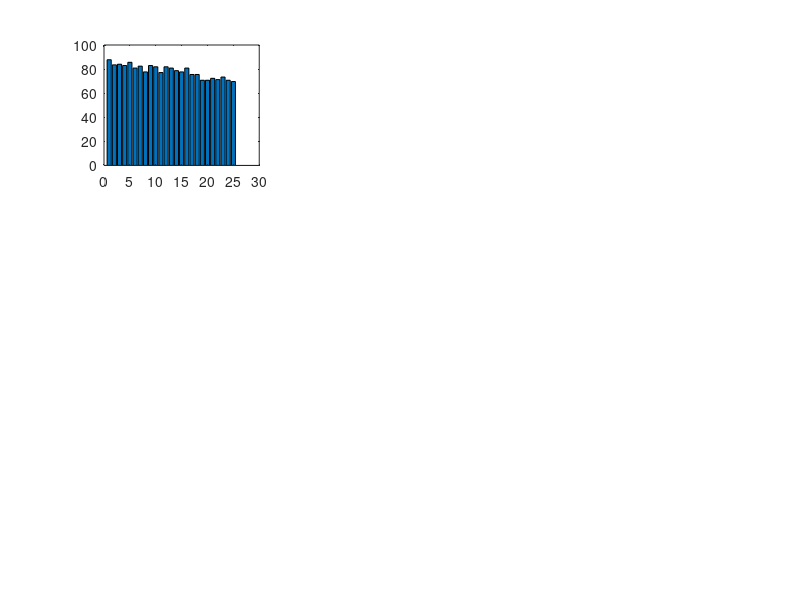

The MATLAB source for this figure: (Note: this script raises an error after producing the figure.)
% title("ON Events")
% title("OFF Events")
% title("ON/OFF Events")
% title("Number of Events") 
% title("Events Duration") 
% title("X Mean")
% title("Y Mean") 
% title("X Stdv")
% title("Y Stdv")

figure(2);

% ONEventC
subplot(3,3,1)
results = [87.7659574468085;83.5106382978724;84.0425531914894;82.9787234042553;85.6382978723404;80.8510638297872;82.4468085106383;77.6595744680851;82.9787234042553;81.9148936170213;77.1276595744681;81.9148936170213;80.8510638297872;78.7234042553192;77.6595744680851;80.8510638297872;75.5319148936170;75.5319148936170;70.7446808510638;70.7446808510638;72.3404255319149;71.2765957446809;73.4042553191489;70.7446808510638;69.6808510638298]';
% results = results*100;
bar(results); hold on
yl = yline(100/3,'--','Chance 33.33 %','fontsize',11,'LineWidth',3);
yl.LabelHorizontalAlignment = 'right';
yl.LabelVerticalAlignment = 'middle';
yl.Color = [.1 0 .40];
% yline(50);
str={'k=1','k=3','k=5','k=7','k=9','k=11','k=13','k=15','k=17','k=19','k=21','k=23','k=25'...
    ,'k=27','k=29','k=31','k=33','k=35','k=37','k=39','k=41','k=43','k=45','k=47','k=49'};
set(gca, 'XTickLabel',str, 'XTick',1:numel(str),'fontsize',10, 'YGrid', 'on', 'XGrid', 'off')
xlabel("K value");
ylabel("Accuracy (% Correct)");
title("ON Events")
xtickangle(45)
xlim([0 35])
ylim([0 110])

% OFF Events
subplot(3,3,2)
results = [56.3829787234043;51.0638297872340;51.0638297872340;51.0638297872340;50.5319148936170;50.5319148936170;52.1276595744681;50.5319148936170;50;50;50.5319148936170;49.4680851063830;49.4680851063830;49.4680851063830;50;50;50.5319148936170;50;49.4680851063830;49.4680851063830;50;50;49.4680851063830;49.4680851063830;50]';
% results = results*100;
bar(results); hold on
yl = yline(100/3,'--','Chance 33.33 %','fontsize',11,'LineWidth',3);yl.LabelHorizontalAlignment = 'right';
yl.LabelVerticalAlignment = 'middle';
yl.Color = [.1 0 .40];
% yline(50);
str={'k=1','k=3','k=5','k=7','k=9','k=11','k=13','k=15','k=17','k=19','k=21','k=23','k=25'...
    ,'k=27','k=29','k=31','k=33','k=35','k=37','k=39','k=41','k=43','k=45','k=47','k=49'};
set(gca, 'XTickLabel',str, 'XTick',1:numel(str),'fontsize',8, 'YGrid', 'on', 'XGrid', 'off')
xlabel("K value");
ylabel("Accuracy (% Correct)");
title("OFF Events")
xtickangle(45)
xlim([0 35])
ylim([0 110])

% ONOFFRatioC 
subplot(3,3,3)
results = [99.4680851063830;99.4680851063830;99.4680851063830;99.4680851063830;99.4680851063830;99.4680851063830;99.4680851063830;99.4680851063830;99.4680851063830;99.4680851063830;99.4680851063830;99.4680851063830;99.4680851063830;99.4680851063830;99.4680851063830;99.4680851063830;99.4680851063830;99.4680851063830;99.4680851063830;99.4680851063830;99.4680851063830;99.4680851063830;99.4680851063830;99.4680851063830;99.4680851063830]';
results = results*100;
bar(results); hold on
yl = yline(100/3,'--','Chance 33.33 %','fontsize',11,'LineWidth',3);yl.LabelHorizontalAlignment = 'right';
yl.LabelVerticalAlignment = 'middle';
yl.Color = [.1 0 .40];
% yline(50);
str={'k=1','k=3','k=5','k=7','k=9','k=11','k=13','k=15','k=17','k=19','k=21','k=23','k=25'...
    ,'k=27','k=29','k=31','k=33','k=35','k=37','k=39','k=41','k=43','k=45','k=47','k=49'};
set(gca, 'XTickLabel',str, 'XTick',1:numel(str),'fontsize',8, 'YGrid', 'on', 'XGrid', 'off')
xlabel("K value");
ylabel("Accuracy (% Correct)");
title("ON/OFF Ratio")
xtickangle(45)
xlim([0 35])
ylim([0 110])

% TotalEventC 
subplot(3,3,4)
results = [52.1276595744681;49.4680851063830;50;49.4680851063830;49.4680851063830;50;49.4680851063830;48.9361702127660;48.9361702127660;49.4680851063830;49.4680851063830;48.9361702127660;49.4680851063830;49.4680851063830;49.4680851063830;48.9361702127660;48.9361702127660;48.9361702127660;50;49.4680851063830;49.4680851063830;49.4680851063830;50;50.5319148936170;49.4680851063830]';
% results = results*100;
bar(results); hold on
yl = yline(100/3,'--','Chance 33.33 %','fontsize',11,'LineWidth',3);yl.LabelHorizontalAlignment = 'right';
yl.LabelVerticalAlignment = 'middle';
yl.Color = [.1 0 .40];
% yline(50);
str={'k=1','k=3','k=5','k=7','k=9','k=11','k=13','k=15','k=17','k=19','k=21','k=23','k=25'...
    ,'k=27','k=29','k=31','k=33','k=35','k=37','k=39','k=41','k=43','k=45','k=47','k=49'};
set(gca, 'XTickLabel',str, 'XTick',1:numel(str),'fontsize',8, 'YGrid', 'on', 'XGrid', 'off')
xlabel("K value");
ylabel("Accuracy (% Correct)");
title("Number of Events")
xtickangle(45)
xlim([0 35])
ylim([0 110])

% DurationC 
subplot(3,3,5)
results = [96.2765957446809;96.8085106382979;95.7446808510638;96.2765957446809;96.2765957446809;96.8085106382979;97.3404255319149;97.3404255319149;97.3404255319149;96.8085106382979;97.3404255319149;97.8723404255319;97.8723404255319;97.3404255319149;97.3404255319149;97.8723404255319;97.3404255319149;97.8723404255319;97.3404255319149;97.3404255319149;97.3404255319149;96.8085106382979;97.3404255319149;97.3404255319149;96.8085106382979]';
% results = results*100;
bar(results); hold on
yl = yline(100/3,'--','Chance 33.33 %','fontsize',11,'LineWidth',3);yl.LabelHorizontalAlignment = 'right';
yl.LabelVerticalAlignment = 'middle';
yl.Color = [.1 0 .40];
% yline(50);
str={'k=1','k=3','k=5','k=7','k=9','k=11','k=13','k=15','k=17','k=19','k=21','k=23','k=25'...
    ,'k=27','k=29','k=31','k=33','k=35','k=37','k=39','k=41','k=43','k=45','k=47','k=49'};
set(gca, 'XTickLabel',str, 'XTick',1:numel(str),'fontsize',8, 'YGrid', 'on', 'XGrid', 'off')
xlabel("K value");
ylabel("Accuracy (% Correct)");
title("Events Duration")
xtickangle(45)
xlim([0 35])
ylim([0 110])

% XmeanC
subplot(3,3,6)
results = [96.8085106382979;96.8085106382979;96.2765957446809;96.8085106382979;97.3404255319149;97.8723404255319;97.8723404255319;98.4042553191489;98.4042553191489;98.9361702127660;98.9361702127660;98.9361702127660;98.9361702127660;98.9361702127660;98.9361702127660;98.9361702127660;98.9361702127660;98.9361702127660;98.9361702127660;98.9361702127660;98.9361702127660;98.9361702127660;98.9361702127660;98.9361702127660;98.9361702127660]';
% results = results*100;
bar(results); hold on
yl = yline(100/3,'--','Chance 33.33 %','fontsize',11,'LineWidth',3);yl.LabelHorizontalAlignment = 'right';
yl.LabelVerticalAlignment = 'middle';
yl.Color = [.1 0 .40];
% yline(50);
str={'k=1','k=3','k=5','k=7','k=9','k=11','k=13','k=15','k=17','k=19','k=21','k=23','k=25'...
    ,'k=27','k=29','k=31','k=33','k=35','k=37','k=39','k=41','k=43','k=45','k=47','k=49'};
set(gca, 'XTickLabel',str, 'XTick',1:numel(str),'fontsize',8, 'YGrid', 'on', 'XGrid', 'off')
xlabel("K value");
ylabel("Accuracy (% Correct)");
title("X Mean")
xtickangle(45)
xlim([0 35])
ylim([0 110])

% YmeanC
subplot(3,3,7)
results = [98.9361702127660;99.4680851063830;98.9361702127660;97.8723404255319;98.9361702127660;98.4042553191489;98.9361702127660;98.4042553191489;98.9361702127660;98.4042553191489;100;99.4680851063830;99.4680851063830;99.4680851063830;99.4680851063830;99.4680851063830;99.4680851063830;99.4680851063830;99.4680851063830;99.4680851063830;99.4680851063830;99.4680851063830;99.4680851063830;99.4680851063830;99.4680851063830]';
% results = results*100;
bar(results); hold on
yl = yline(100/3,'--','Chance 33.33 %','fontsize',11,'LineWidth',3);yl.LabelHorizontalAlignment = 'right';
yl.LabelVerticalAlignment = 'middle';
yl.Color = [.1 0 .40];
% yline(50);
str={'k=1','k=3','k=5','k=7','k=9','k=11','k=13','k=15','k=17','k=19','k=21','k=23','k=25'...
    ,'k=27','k=29','k=31','k=33','k=35','k=37','k=39','k=41','k=43','k=45','k=47','k=49'};
set(gca, 'XTickLabel',str, 'XTick',1:numel(str),'fontsize',8, 'YGrid', 'on', 'XGrid', 'off')
xlabel("K value");
ylabel("Accuracy (% Correct)");
title("Y Mean")
xtickangle(45)
xlim([0 35])
ylim([0 110])

% XstdvC
subplot(3,3,8)
results = [99.4680851063830;99.4680851063830;99.4680851063830;99.4680851063830;99.4680851063830;99.4680851063830;99.4680851063830;99.4680851063830;99.4680851063830;99.4680851063830;99.4680851063830;99.4680851063830;99.4680851063830;99.4680851063830;99.4680851063830;99.4680851063830;99.4680851063830;99.4680851063830;99.4680851063830;99.4680851063830;99.4680851063830;99.4680851063830;99.4680851063830;99.4680851063830;99.4680851063830]';
% results = results*100;
bar(results); hold on
yl = yline(100/3,'--','Chance 33.33 %','fontsize',11,'LineWidth',3);yl.LabelHorizontalAlignment = 'right';
yl.LabelVerticalAlignment = 'middle';
yl.Color = [.1 0 .40];
% yline(50);
str={'k=1','k=3','k=5','k=7','k=9','k=11','k=13','k=15','k=17','k=19','k=21','k=23','k=25'...
    ,'k=27','k=29','k=31','k=33','k=35','k=37','k=39','k=41','k=43','k=45','k=47','k=49'};
set(gca, 'XTickLabel',str, 'XTick',1:numel(str),'fontsize',8, 'YGrid', 'on', 'XGrid', 'off')
xlabel("K value");
ylabel("Accuracy (% Correct)");
title("X Stdv")
xtickangle(45)
xlim([0 35])
ylim([0 110])

% YstdvC
subplot(3,3,9)
results = [96.8085106382979;97.3404255319149;96.8085106382979;97.3404255319149;97.8723404255319;97.8723404255319;98.4042553191489;98.4042553191489;98.4042553191489;98.4042553191489;98.4042553191489;98.9361702127660;98.9361702127660;98.9361702127660;98.9361702127660;98.9361702127660;98.9361702127660;98.9361702127660;98.9361702127660;98.9361702127660;98.9361702127660;98.9361702127660;98.9361702127660;98.9361702127660;98.9361702127660]';
% results = results*100;
bar(results); hold on
yl = yline(100/3,'--','Chance 33.33 %','fontsize',11,'LineWidth',3);yl.LabelHorizontalAlignment = 'right';
yl.LabelVerticalAlignment = 'middle';
yl.Color = [.1 0 .40];
% yline(50);
str={'k=1','k=3','k=5','k=7','k=9','k=11','k=13','k=15','k=17','k=19','k=21','k=23','k=25'...
    ,'k=27','k=29','k=31','k=33','k=35','k=37','k=39','k=41','k=43','k=45','k=47','k=49'};
set(gca, 'XTickLabel',str, 'XTick',1:numel(str),'fontsize',8, 'YGrid', 'on', 'XGrid', 'off')
xlabel("K value");
ylabel("Accuracy (% Correct)");
title("Y Stdv")
xtickangle(45)
xlim([0 35])
ylim([0 110])